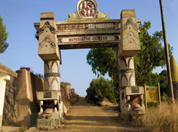
#> input picture images_deber_lab7/deber#2_img_original.png, 178 x 132 px
$ python d2.py
#> lines starting #> are read from the running program, lines starting #| are printed output that depends on the picture
import cv2
import numpy as np
from matplotlib import pyplot as plt

# Lista de imágenes
imagenes = [
    ("Original", "images_deber_lab7/deber#2_img_original.png"),
    ("Suavizada", "images_deber_lab7/deber#2_img_suavizada.png"),
    ("Con Ruido", "images_deber_lab7/deber#2_img_ruido.png"),
    ("Trasladada", "images_deber_lab7/deber#2_img_trasladada.png"),
    ("Perfilada", "images_deber_lab7/deber#2_img_perfilada.png"),
    ("Rotada", "images_deber_lab7/deber#2_img_rotada.png"),
    ("Reducida", "images_deber_lab7/deber#2_img_reducida.png")
]

def mostrar_grupo(lista_imagenes, titulo_figura):
    fig, axs = plt.subplots(len(lista_imagenes), 2, figsize=(10, 4*len(lista_imagenes)))
    fig.suptitle(titulo_figura, fontsize=16)

    # Cuando solo hay una imagen, axs no es una matriz
    if len(lista_imagenes) == 1:
        axs = [axs]

    for i, (titulo, archivo) in enumerate(lista_imagenes):

        img = cv2.imread(archivo, 0)

        if img is None:
            print(f"No se pudo abrir {archivo}")
            continue

        img_float32 = np.float32(img)

        # Transformada de Fourier
        dft = cv2.dft(img_float32, flags=cv2.DFT_COMPLEX_OUTPUT)
        dft_shift = np.fft.fftshift(dft)

        magnitude = cv2.magnitude(dft_shift[:, :, 0],
                                  dft_shift[:, :, 1])

        magnitude = 20 * np.log(magnitude + 1)

        # Imagen
        axs[i][0].imshow(img, cmap="gray")
        axs[i][0].set_title(titulo)
        axs[i][0].axis("off")

        # Espectro
        axs[i][1].imshow(magnitude, cmap="gray")
        axs[i][1].set_title("Espectro de Fourier")
        axs[i][1].axis("off")

    plt.tight_layout(rect=[0, 0, 1, 0.97])
    plt.show()

# Primer grupo
mostrar_grupo(imagenes[:2], "Grupo 1")
#> pass 2 of the loop in mostrar_grupo, `for i, (titulo, archivo) in enumerate(lista_imagenes):`:
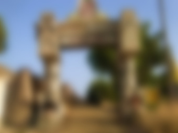
#> input picture images_deber_lab7/deber#2_img_suavizada.png, 178 x 133 px
#> img: shape (133, 178)
#> img_float32: shape (133, 178) float32
#> in mostrar_grupo, `plt.show()`:
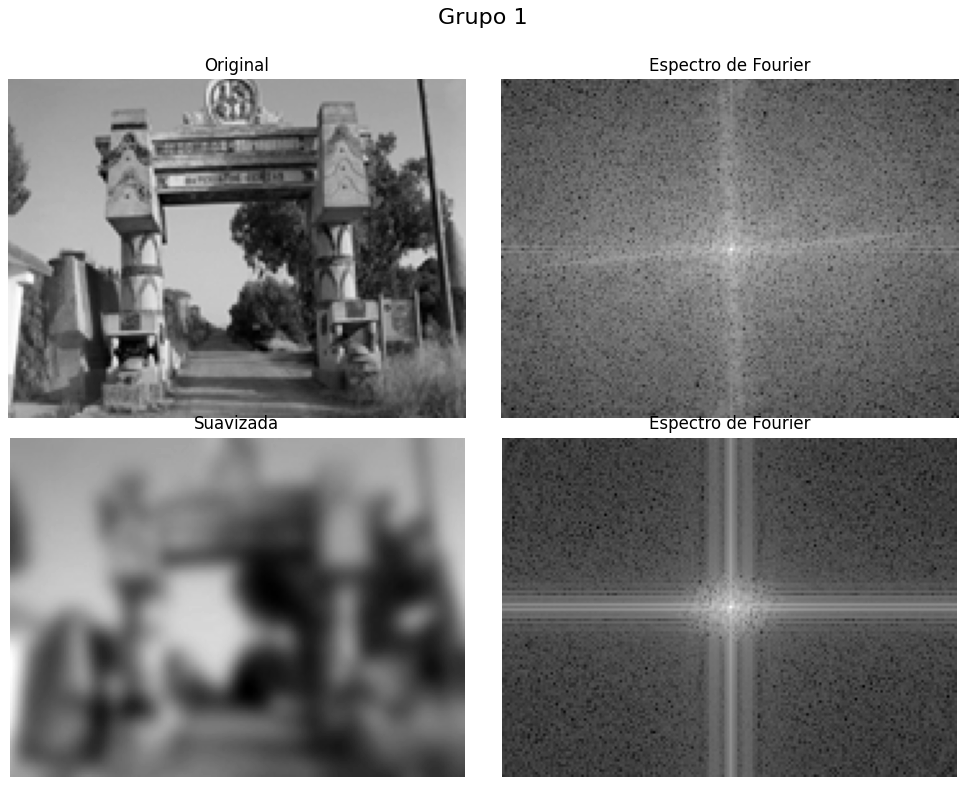
#> figure drawn by matplotlib, 4 panels

# Segundo grupo
mostrar_grupo(imagenes[2:4], "Grupo 2")
#> call 2 of mostrar_grupo, with titulo_figura = 'Grupo 2'
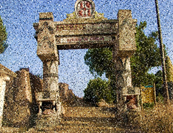
#> input picture images_deber_lab7/deber#2_img_ruido.png, 173 x 133 px
#> in mostrar_grupo (call 2), `img = cv2.imread(archivo, 0)`:
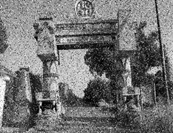
#> img: shape (133, 173); min 0, max 253, mean 115.1
#> in mostrar_grupo (call 2), `magnitude = 20 * np.log(magnitude + 1)`:
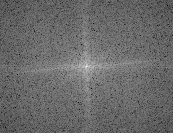
#> magnitude: shape (133, 173) float32; min 61.17, max 295.8, mean 158.5; drawn with min black and max white
#> pass 2 of the loop in mostrar_grupo, `for i, (titulo, archivo) in enumerate(lista_imagenes):`:
#> img: shape (133, 178)
#> img_float32: shape (133, 178) float32

# Tercer grupo
mostrar_grupo(imagenes[4:7], "Grupo 3")
#> call 3 of mostrar_grupo, with titulo_figura = 'Grupo 3'
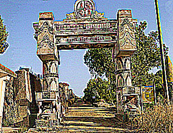
#> input picture images_deber_lab7/deber#2_img_perfilada.png, 173 x 133 px
#> in mostrar_grupo (call 3), `img = cv2.imread(archivo, 0)`:
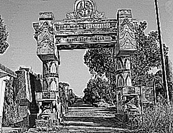
#> img: shape (133, 173); min 0, max 255, mean 125.5
#> in mostrar_grupo (call 3), `magnitude = 20 * np.log(magnitude + 1)`:
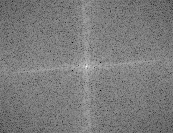
#> magnitude: shape (133, 173) float32; min 47.7, max 297.5, mean 168.8; drawn with min black and max white
#> pass 2 of the loop in mostrar_grupo, `for i, (titulo, archivo) in enumerate(lista_imagenes):`:
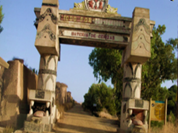
#> input picture images_deber_lab7/deber#2_img_rotada.png, 178 x 133 px
#> img: shape (133, 178)
#> img_float32: shape (133, 178) float32
#> in mostrar_grupo (call 3), `magnitude = 20 * np.log(magnitude + 1)`:
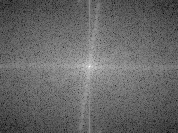
#> magnitude: shape (133, 178) float32; min 33.12, max 295.4, mean 138.8; drawn with min black and max white
